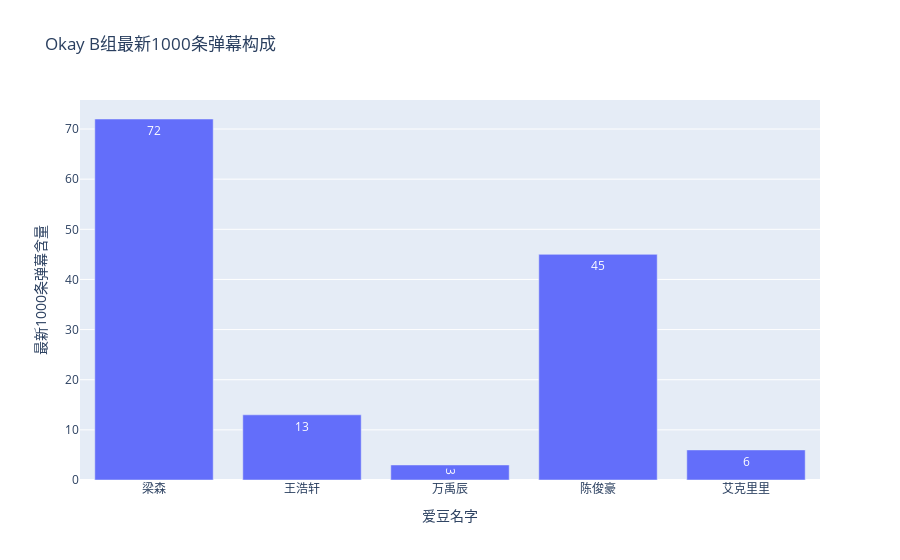

The notebook cell saved with this chart:
### Code cell
cid = 316569405
show_name = "Okay B"

people_dict = {"1":"梁森","2":"王浩轩","3":"万禹辰","4":"陈俊豪","5":"艾克里里"}

danmu_df = get_graph(people_dict,cid,show_name)

### Figure 1 — Plotly figure (JSON) as saved in the notebook; plotly's stock layout.template omitted (floating-point values rounded to 4 significant figures)
{"data": [{"alignmentgroup": "True", "hovertemplate": "爱豆名字=%{x}<br>最新1000条弹幕含量=%{text}<extra></extra>", "legendgroup": "", "marker": {"color": "#636efa"}, "name": "", "offsetgroup": "", "orientation": "v", "showlegend": false, "text": [72, 13, 3, 45, 6], "textposition": "auto", "type": "bar", "x": ["梁森", "王浩轩", "万禹辰", "陈俊豪", "艾克里里"], "xaxis": "x", "y": [72, 13, 3, 45, 6], "yaxis": "y"}], "layout": {"barmode": "relative", "legend": {"tracegroupgap": 0}, "title": {"text": "Okay B组最新1000条弹幕构成"}, "xaxis": {"anchor": "y", "domain": [0, 1], "title": {"text": "爱豆名字"}}, "yaxis": {"anchor": "x", "domain": [0, 1], "title": {"text": "最新1000条弹幕含量"}}}}
